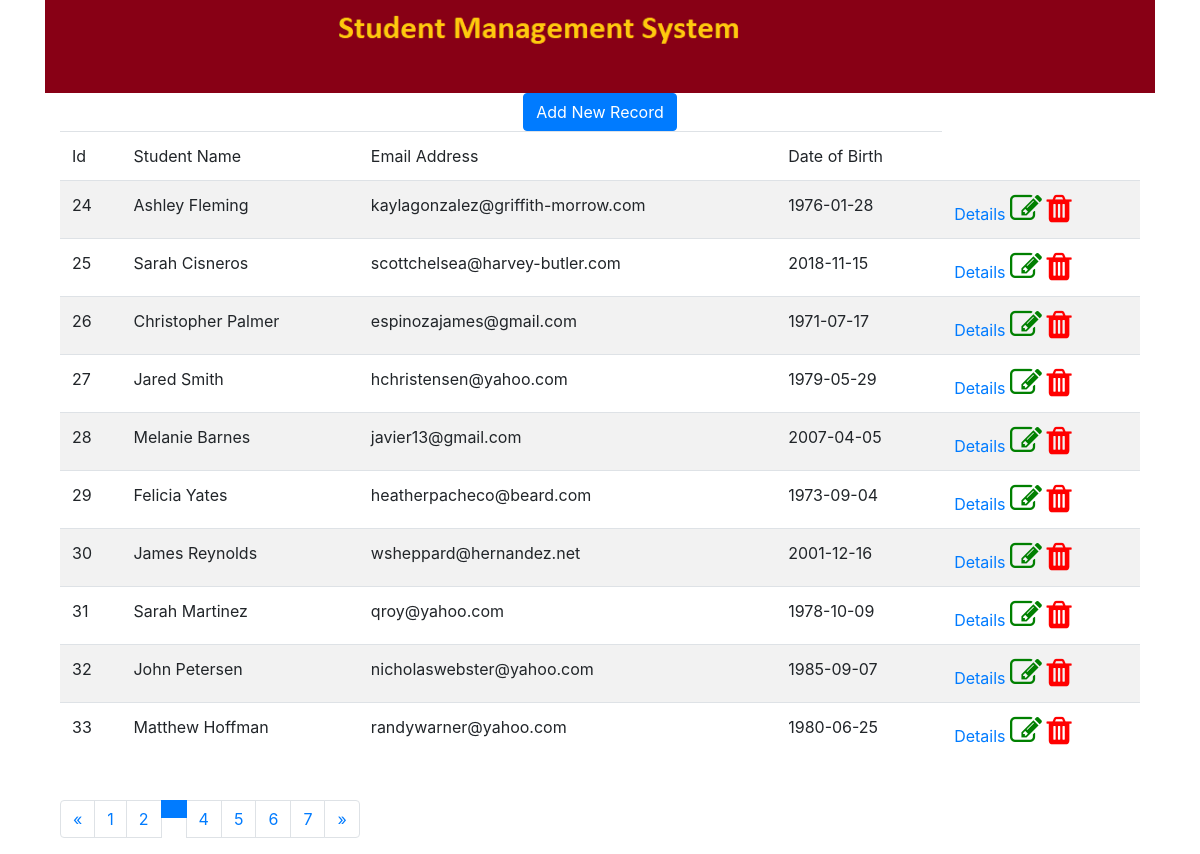
Page /list/?page=3 on the committed database.
### Lesson3App/models.py (models this page shows, shortened)
class Student(models.Model):
    id=models.AutoField(primary_key=True)
    name=models.CharField(max_length=100)
    email=models.EmailField(blank=True)
    dob=models.DateField(default=datetime.now,blank=True)

### Lesson3App/views.py (the view)
# urls.py: path('list/', views.list,name='listall'),
def list(request):
    std=Student.objects.all()
    paginator=Paginator(std,10)
    page=request.GET.get('page')
    students=paginator.get_page(page)
    context={'students':students,'title':'List'}
    return render(request,'list.html',context)

### Lesson3App/templates/list.html (shortened to what this page needs)
{% load static %}
<!DOCTYPE html>
<html lang="en">
<head>
    <link rel="stylesheet" href="https://stackpath.bootstrapcdn.com/bootstrap/4.5.0/css/bootstrap.min.css">
    <link rel="stylesheet" href="https://stackpath.bootstrapcdn.com/font-awesome/4.7.0/css/font-awesome.min.css">
</head>
<body>
    <div class="container">
    <div>
        <img src="{% static '/images/Banner.png'%}" alt="No Image" width="100%">
    </div>
    <center><a href="#" class="btn btn-primary">Add New Record</a></center>
   <div class="container">
       <table class="table table-striped">
           <thead class="blackhead" >
                <tr>
                    <td>Id</td>
                    <td>Student Name</td>
                    <td>Email Address</td>
                    <td>Date of Birth</td>
                </tr>
           </thead>
           <tbody>
                {% for std in students %}
                <tr>
                    <td>{{std.id}}</td>
                    <td>{{std.name}}</td>
                    <td>{{std.email}}</td>
                    <td>{{std.dob|date:'Y-m-d'}}</td>
                    <td>
                        <a href="#"><span>Details</span></a>
                        <a href="#"><i class="fa fa-edit" style="font-size:32px;color:green"></i></a>
                        <a href="#"><i class="fa fa-trash" style="font-size:32px;color:red"></i></a>
                    </td>
                </tr>
                {% endfor %}
           </tbody>
       </table>
       <br>
       <nav aria-label="Page navigation">
           <ul class="pagination justify-content-left">
               {% if students.has_previous %}
               <li class="page-item"><a class="page-link" href="?page={{ students.previous_page_number }}">&laquo;</a></li>
               {% else %}
               <li class="page-item disabled"><a class="page-link" href="#">&laquo;</a></li>
               {% endif %}
               {% for i in students.paginator.page_range %}
                    {% if students.number == i %}
                            <li class="page-item active"><a class="page-link" href="#"><span class="sr-only">(current)</span></a></li>
                   {% else %}
                             <li class="page-item "><a class="page-link" href="?page={{ i }}">{{ i }}</a></li>
                   {% endif %}
                {% endfor %}
                {% if students.has_next %}
                <li class="page-item "><a class="page-link" href="?page={{ students.next_page_number }}">&raquo;</a></li>
                {% else %}
                <li class="page-item disabled "><a class="page-link" href="#">&raquo;</a></li>
                {% endif %}
           </ul>
       </nav>
   </div>
</div>
</body>
</html>

### rows in the picture
Student: id "24", name "Ashley Fleming", email "kaylagonzalez@griffith-morrow.com", dob "1976-01-28"
Student: id "25", name "Sarah Cisneros", email "scottchelsea@harvey-butler.com", dob "2018-11-15"
Student: id "26", name "Christopher Palmer", email "espinozajames@gmail.com", dob "1971-07-17"
Student: id "27", name "Jared Smith", email "hchristensen@yahoo.com", dob "1979-05-29"
Student: id "28", name "Melanie Barnes", email "javier13@gmail.com", dob "2007-04-05"
Student: id "29", name "Felicia Yates", email "heatherpacheco@beard.com", dob "1973-09-04"
Student: id "30", name "James Reynolds", email "wsheppard@hernandez.net", dob "2001-12-16"
Student: id "31", name "Sarah Martinez", email "qroy@yahoo.com", dob "1978-10-09"
Student: id "32", name "John Petersen", email "nicholaswebster@yahoo.com", dob "1985-09-07"
Student: id "33", name "Matthew Hoffman", email "randywarner@yahoo.com", dob "1980-06-25"

### other values in the picture
{{ i }} "1" "2" "4" "5" "6" "7"
